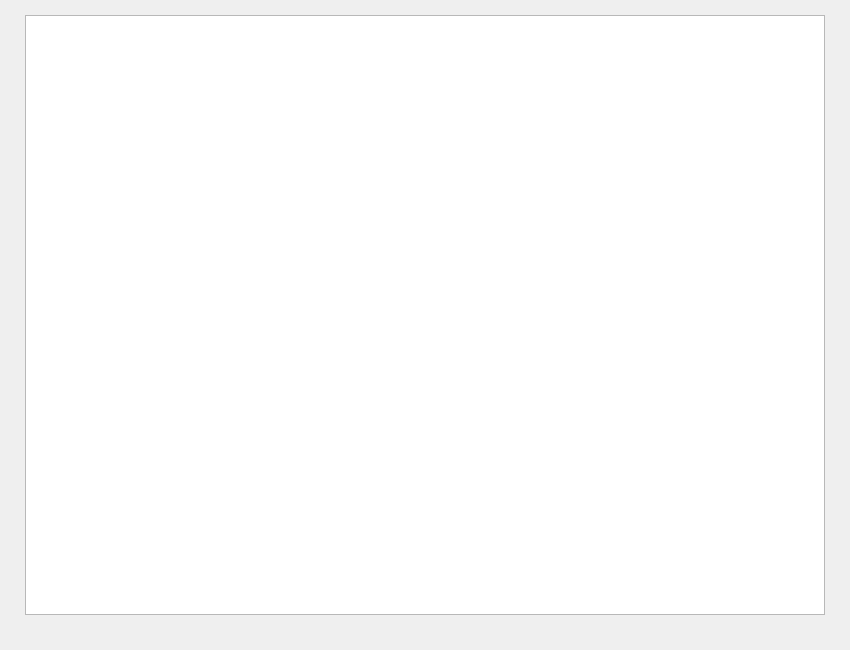
<?xml version="1.0" encoding="UTF-8"?>
<ui version="4.0">
 <class>game</class>
 <widget class="QDialog" name="game">
  <property name="geometry">
   <rect>
    <x>0</x>
    <y>0</y>
    <width>850</width>
    <height>650</height>
   </rect>
  </property>
  <property name="sizePolicy">
   <sizepolicy hsizetype="Fixed" vsizetype="Fixed">
    <horstretch>0</horstretch>
    <verstretch>0</verstretch>
   </sizepolicy>
  </property>
  <property name="minimumSize">
   <size>
    <width>850</width>
    <height>650</height>
   </size>
  </property>
  <property name="maximumSize">
   <size>
    <width>850</width>
    <height>650</height>
   </size>
  </property>
  <property name="windowTitle">
   <string>Pong Game</string>
  </property>
  <widget class="QGraphicsView" name="graphicsView">
   <property name="geometry">
    <rect>
     <x>25</x>
     <y>15</y>
     <width>800</width>
     <height>600</height>
    </rect>
   </property>
   <property name="sizePolicy">
    <sizepolicy hsizetype="Fixed" vsizetype="Fixed">
     <horstretch>0</horstretch>
     <verstretch>0</verstretch>
    </sizepolicy>
   </property>
   <property name="minimumSize">
    <size>
     <width>800</width>
     <height>600</height>
    </size>
   </property>
   <property name="maximumSize">
    <size>
     <width>800</width>
     <height>600</height>
    </size>
   </property>
  </widget>
 </widget>
 <resources/>
 <connections/>
</ui>
